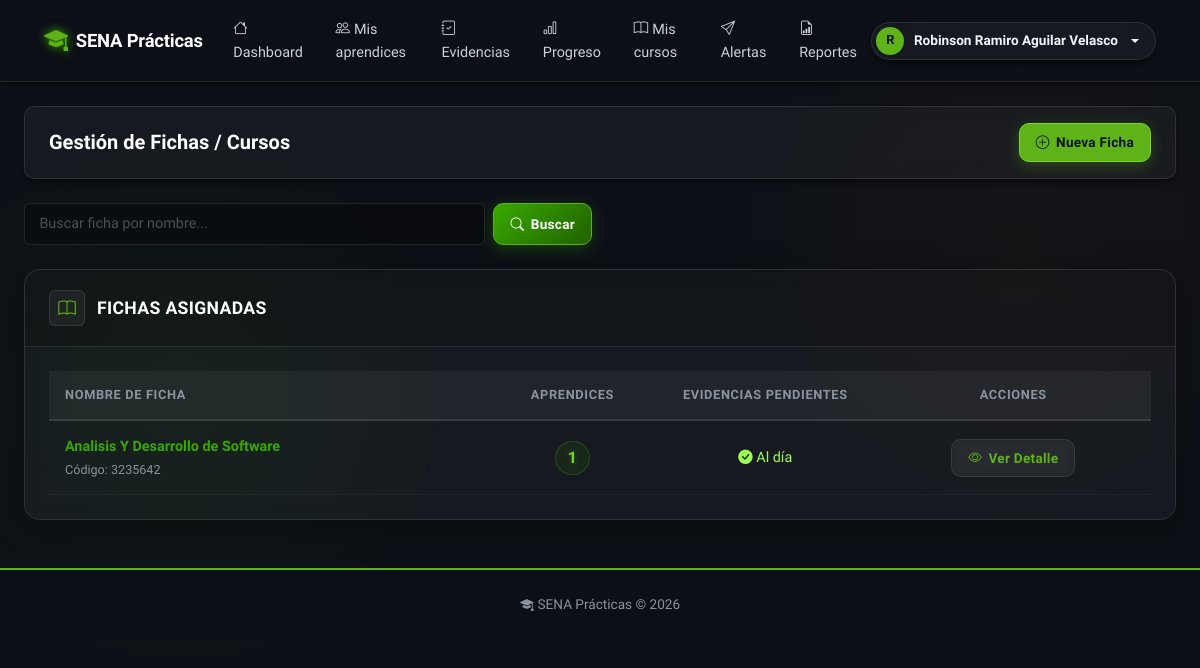
The app's page /instructor/fichas (signed in) with its own data.
### app/models/usuario.py (models this page shows, shortened)
class Usuario(db.Model, UserMixin):
    __tablename__ = 'usuario'
    id_usuario       = db.Column(db.Integer, primary_key=True)
    tipo_documento   = db.Column(db.String(20))
    numero_documento = db.Column(db.String(30))
    nombres          = db.Column(db.String(100), nullable=False)
    apellidos        = db.Column(db.String(100), nullable=False)
    correo           = db.Column(db.String(100), unique=True, nullable=False)
    telefono         = db.Column(db.String(20))
    password_hash    = db.Column(db.String(255), nullable=False)
    estado           = db.Column(db.Boolean, default=True)
    fecha_creacion   = db.Column(db.DateTime, default=lambda: datetime.now(timezone.utc))
    roles            = db.relationship('UsuarioRol', back_populates='usuario')
    instructor       = db.relationship('Instructor', back_populates='usuario', uselist=False)
    aprendiz         = db.relationship('Aprendiz', back_populates='usuario', uselist=False)
    historial        = db.relationship('HistorialCambios', back_populates='usuario')
    notificaciones   = db.relationship('Notificacion', back_populates='usuario')

### app/models/curso.py (models this page shows)
class Curso(db.Model):
    __tablename__ = 'curso'
    id_curso     = db.Column(db.Integer, primary_key=True)
    nombre       = db.Column(db.String(150), nullable=False)
    ficha        = db.Column(db.String(30))
    fecha_inicio = db.Column(db.Date)
    fecha_fin    = db.Column(db.Date)
    instructores = db.relationship('CursoInstructor', back_populates='curso')
    aprendices   = db.relationship('CursoAprendiz', back_populates='curso')
    progreso     = db.relationship('ProgresoAprendiz', back_populates='curso')

### app/routes/instructor.py (the view)
@bp.route('/fichas')
@login_required
@role_required('instructor')
def fichas():
    q = request.args.get('q', '').strip()
    inst = _get_instructor()
    cursos = [ci.curso for ci in inst.cursos] if inst else []
    if q:
        cursos = [c for c in cursos if q.lower() in c.nombre.lower()]
    fichas_data = []
    for curso in cursos:
        aprendices_curso = db.session.query(CursoAprendiz).filter_by(
            id_curso=curso.id_curso).all()
        ids_aprendices_curso = [ac.id_aprendiz for ac in aprendices_curso]
        evidencias_pendientes_curso = 0
        if ids_aprendices_curso:
            evidencias_pendientes_curso = db.session.query(Evidencia).filter(
                Evidencia.id_aprendiz.in_(ids_aprendices_curso),
                Evidencia.estado == 'Entregada'
            ).count()
        fichas_data.append({
            'curso': curso,
            'aprendices_count': len(aprendices_curso),
            'evidencias_pendientes': evidencias_pendientes_curso
        })
    return render_template('instructor/fichas/index.html',
                           fichas_data=fichas_data, q=q)

### app/routes/instructor.py (called while the page is built)
def _get_instructor():
    return current_user.instructor

### app/utils.py (called while the page is built)
def role_required(*roles):
    def decorator(f):
        @wraps(f)
        def decorated(*args, **kwargs):
            if not current_user.is_authenticated:
                flash('Inicia sesión para continuar.', 'warning')
                return redirect(url_for('auth.login'))
            user_roles = {ur.rol.nombre.lower() for ur in current_user.roles}
            required = {r.lower() for r in roles}
            if not user_roles.intersection(required):
                flash('No tienes permiso para acceder a esa sección.', 'danger')
                return abort(403)
            return f(*args, **kwargs)
        return decorated
    return decorator

### app/templates/instructor/fichas/index.html (shortened to what this page needs)
{% extends 'base.html' %}
{% block content %}
<div class="page-toolbar d-flex justify-content-between align-items-center">
  <h2 class="m-0" style="font-size: 1.25rem; font-weight: 600;">Gestión de Fichas / Cursos</h2>
  <button class="btn btn-success" data-bs-toggle="modal" data-bs-target="#modalCrearFicha">
    <i class="bi bi-plus-circle"></i> Nueva Ficha
  </button>
</div>
<div class="row g-3 mb-4">
  <div class="col-md-6">
    <form method="get" class="d-flex gap-2">
      <input type="text" name="q" class="form-control" placeholder="Buscar ficha por nombre..." value="{{ q }}">
      <button type="submit" class="btn btn-primary">
        <i class="bi bi-search"></i> Buscar
      </button>
    </form>
  </div>
</div>
<div class="biblioteca-shell">
  <div class="biblioteca-shell-header">
    <div class="shell-header-icon"><i class="bi bi-book"></i></div>
    <h4>Fichas Asignadas</h4>
  </div>
  <div class="biblioteca-shell-body">
    {% if fichas_data %}
    <div class="table-responsive">
      <table class="table table-hover mb-0">
        <thead class="table-light">
          <tr>
            <th style="width: 40%;">Nombre de Ficha</th>
            <th style="width: 15%;" class="text-center">Aprendices</th>
            <th style="width: 20%;" class="text-center">Evidencias Pendientes</th>
            <th style="width: 25%;" class="text-center">Acciones</th>
          </tr>
        </thead>
        <tbody>
          {% for ficha in fichas_data %}
          <tr>
            <td>
              <strong style="color: var(--accent-cyan);">{{ ficha.curso.nombre }}</strong>
              {% if ficha.curso.ficha %}
              <br><small class="text-muted">Código: {{ ficha.curso.ficha }}</small>
              {% endif %}
            </td>
            <td class="text-center">
              <span class="badge badge-lib badge-cyan" style="font-size: 1rem; padding: 0.5rem 0.75rem;">
                {{ ficha.aprendices_count }}
              </span>
            </td>
            <td class="text-center">
              {% if ficha.evidencias_pendientes > 0 %}
              <span class="badge badge-lib badge-amber" style="font-size: 1rem; padding: 0.5rem 0.75rem;">
                <i class="bi bi-exclamation-circle-fill me-1"></i>{{ ficha.evidencias_pendientes }}
              </span>
              {% else %}
              <span class="text-success"><i class="bi bi-check-circle-fill"></i> Al día</span>
              {% endif %}
            </td>
            <td class="text-center">
              <a href="{{ url_for('instructor.ficha_detalle', id_curso=ficha.curso.id_curso) }}"
                 class="btn btn-ghost btn-sm border-secondary">
                <i class="bi bi-eye"></i> Ver Detalle
              </a>
            </td>
          </tr>
          {% endfor %}
        </tbody>
      </table>
    </div>
    {% endif %}
  </div>
</div>
{% endblock %}

### app/templates/base.html (shortened to what this page needs)
<!DOCTYPE html>
<html lang="es">
<head>
  <link rel="stylesheet" href="{{ url_for('static', filename='bootstrap/css/bootstrap.min.css') }}">
  <link rel="stylesheet" href="https://cdn.jsdelivr.net/npm/bootstrap-icons@1.11.3/font/bootstrap-icons.min.css">
  <link rel="stylesheet" href="{{ url_for('static', filename='biblioteca.css') }}">
</head>
<body class="biblioteca-body">
{% if current_user.is_authenticated %}
<nav class="navbar biblioteca-nav navbar-expand-lg">
  <div class="container-fluid px-4">
    <a class="navbar-brand" href="{{ url_for('auth.landing') }}">
      <i class="bi bi-mortarboard-fill brand-icon"></i>
      SENA Prácticas
    </a>
    <div class="collapse navbar-collapse" id="navMain">
      <ul class="navbar-nav me-auto gap-1">
        {% set rol = namespace(nombre='') %}
        {% for ur in current_user.roles %}
          {% if ur.rol.nombre == 'superusuario' %}{% set rol.nombre = 'superusuario' %}
          {% elif ur.rol.nombre == 'instructor' and rol.nombre != 'superusuario' %}{% set rol.nombre = 'instructor' %}
          {% elif ur.rol.nombre == 'aprendiz' and rol.nombre == '' %}{% set rol.nombre = 'aprendiz' %}
          {% endif %}
        {% endfor %}
        {% if rol.nombre == 'aprendiz' %}
          <li class="nav-item"><a class="nav-link {% if request.endpoint == 'aprendiz.dashboard' %}active{% endif %}"
            href="{{ url_for('aprendiz.dashboard') }}"><i class="bi bi-house me-1"></i>Dashboard</a></li>
          <li class="nav-item"><a class="nav-link {% if 'evidencias_subir' in request.endpoint %}active{% endif %}"
            href="{{ url_for('aprendiz.evidencias_subir') }}"><i class="bi bi-upload me-1"></i>Subir evidencias</a></li>
          <li class="nav-item"><a class="nav-link {% if 'progreso' in request.endpoint %}active{% endif %}"
            href="{{ url_for('aprendiz.progreso') }}"><i class="bi bi-graph-up me-1"></i>Mi progreso</a></li>
          <li class="nav-item"><a class="nav-link {% if 'informacion' in request.endpoint %}active{% endif %}"
            href="{{ url_for('aprendiz.informacion') }}"><i class="bi bi-person-lines-fill me-1"></i>Mi información</a></li>
          <li class="nav-item"><a class="nav-link {% if 'notificaciones' in request.endpoint %}active{% endif %}"
            href="{{ url_for('aprendiz.notificaciones') }}"><i class="bi bi-bell me-1"></i>Notificaciones</a></li>
          <li class="nav-item"><a class="nav-link {% if 'mis_evidencias' in request.endpoint %}active{% endif %}"
            href="{{ url_for('aprendiz.mis_evidencias') }}"><i class="bi bi-folder2-open me-1"></i>Mis evidencias</a></li>
        {% elif rol.nombre == 'instructor' %}
          <li class="nav-item"><a class="nav-link {% if request.endpoint == 'instructor.dashboard' %}active{% endif %}"
            href="{{ url_for('instructor.dashboard') }}"><i class="bi bi-house me-1"></i>Dashboard</a></li>
          <li class="nav-item"><a class="nav-link {% if 'aprendices' in request.endpoint %}active{% endif %}"
            href="{{ url_for('instructor.aprendices') }}"><i class="bi bi-people me-1"></i>Mis aprendices</a></li>
          <li class="nav-item"><a class="nav-link {% if 'revisar' in request.endpoint %}active{% endif %}"
            href="{{ url_for('instructor.revisar_evidencias') }}"><i class="bi bi-journal-check me-1"></i>Evidencias</a></li>
          <li class="nav-item"><a class="nav-link {% if 'progreso_aprendices' in request.endpoint %}active{% endif %}"
            href="{{ url_for('instructor.progreso_aprendices') }}"><i class="bi bi-bar-chart me-1"></i>Progreso</a></li>
          <li class="nav-item"><a class="nav-link {% if 'mis_cursos' in request.endpoint %}active{% endif %}"
            href="{{ url_for('instructor.mis_cursos') }}"><i class="bi bi-book me-1"></i>Mis cursos</a></li>
          <li class="nav-item"><a class="nav-link {% if 'alertas' in request.endpoint %}active{% endif %}"
            href="{{ url_for('instructor.alertas') }}"><i class="bi bi-send me-1"></i>Alertas</a></li>
          <li class="nav-item"><a class="nav-link {% if 'reportes' in request.endpoint %}active{% endif %}"
            href="{{ url_for('instructor.reportes') }}"><i class="bi bi-file-earmark-bar-graph me-1"></i>Reportes</a></li>
        {% endif %}
      </ul>
      <div class="dropdown">
        <a class="nav-user-pill dropdown-toggle" data-bs-toggle="dropdown" href="#" id="userDropdown">
          <span class="avatar">{{ current_user.nombres[0] | upper }}</span>
          {{ current_user.nombres }} {{ current_user.apellidos }}
        </a>
          {% set icon_color = 'var(--accent-amber)' %}
          {% if rol.nombre == 'superusuario' %}{% set icon_color = 'var(--accent-purple)' %}
          {% elif rol.nombre == 'instructor' %}{% set icon_color = 'var(--accent-green)' %}
          {% endif %}
          {% set icon_style = 'style="color: ' ~ icon_color ~ '; font-size: 0.5rem;"' %}
      </div>
    </div>
  </div>
</nav>
{% endif %}
<main class="{% if current_user.is_authenticated %}container-fluid px-4 py-4{% endif %}">
  {% block content %}{% endblock %}
</main>
{% if current_user.is_authenticated %}
<footer class="biblioteca-footer text-center mt-4">
  <div class="container">
    <span><i class="bi bi-mortarboard-fill me-1"></i>SENA Prácticas &copy; {{ moment().year if moment else 2026 }}</span>
  </div>
</footer>
{% endif %}
</body>
</html>

### records on screen
Usuario: nombres "R", nombres "Robinson Ramiro", apellidos "Aguilar Velasco"
Curso: curso.nombre "Analisis Y Desarrollo de Software", curso.ficha "3235642"

### other values on screen
{{ ficha.aprendices_count }} "1"
{{ moment().year if moment else 2026 }} "2026"
